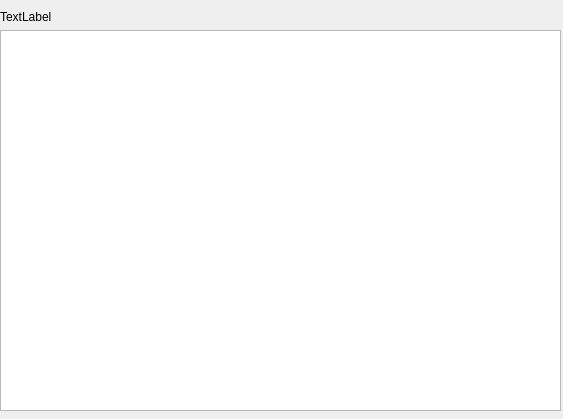
<?xml version="1.0" encoding="UTF-8"?>
<ui version="4.0">
 <class>Dialog</class>
 <widget class="QDialog" name="Dialog">
  <property name="geometry">
   <rect>
    <x>0</x>
    <y>0</y>
    <width>563</width>
    <height>419</height>
   </rect>
  </property>
  <property name="windowTitle">
   <string>Dialog</string>
  </property>
  <widget class="QWidget" name="gridLayoutWidget">
   <property name="geometry">
    <rect>
     <x>0</x>
     <y>10</y>
     <width>561</width>
     <height>401</height>
    </rect>
   </property>
   <layout class="QGridLayout" name="gridLayout">
    <item row="0" column="0">
     <widget class="QLabel" name="label">
      <property name="text">
       <string>TextLabel</string>
      </property>
     </widget>
    </item>
    <item row="1" column="0">
     <widget class="QTextEdit" name="textEdit"/>
    </item>
   </layout>
  </widget>
 </widget>
 <resources/>
 <connections/>
</ui>
